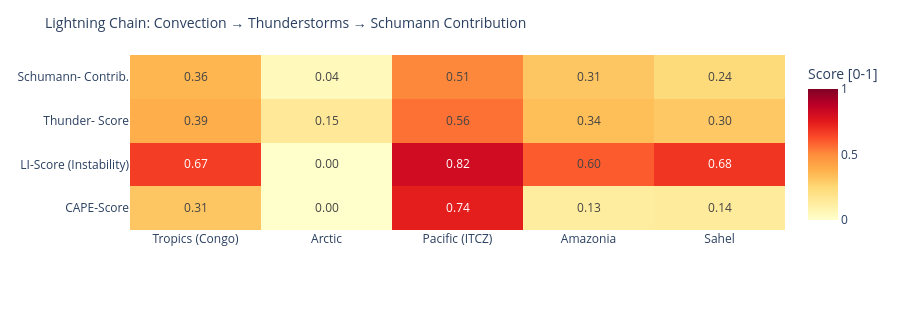

Source (notebook cell):
### Code cell
# ============================================================
# LIGHTNING CHAIN: Convection → Thunderstorms → Schumann
# Shows the causal chain per measurement point as heatmap
# ============================================================

def cape_score(v):
    """CAPE → normalized score [0,1]"""
    if v is None or pd.isna(v): return 0.0
    return min(1.0, float(v) / 3000)

def li_score(v):
    """Lifted Index: negative = unstable → score [0,1]"""
    if v is None or pd.isna(v): return 0.3
    return min(1.0, max(0.0, (-float(v) + 6) / 12))

def cloud_score(v):
    if v is None or pd.isna(v): return 0.3
    return float(v) / 100

def thunder_score(row):
    """Kombinierter Gewitterwahrscheinlichkeits-Score
    CAPE + LI + Bedeckung + WMO-Gewitter + konvektiver Niederschlag (showers)
    Hinweis: X-Ray und Kp sind kein Bestandteil – nur geomagn./solarer Kontext.
    """
    cs = cape_score(row.get('cape'))
    ls = li_score(row.get('li'))
    cl = cloud_score(row.get('cloud'))
    t  = 1.0 if row.get('thunderstorm') else 0.0
    # Convective precipitation (showers) as additional indicator
    sh = min(1.0, (row.get('showers') or 0) / 5.0)
    return round(cs * 0.30 + ls * 0.25 + cl * 0.15 + t * 0.20 + sh * 0.10, 3)

def schumann_contribution(t_score, lat):
    """Schumann contribution: higher in tropics (±30°), scaled by thunderstorm score"""
    lat_weight = max(0.3, 1.0 - abs(lat) / 60)
    return round(t_score * lat_weight, 3)

df_atm['cape_score']   = df_atm.apply(lambda r: cape_score(r['cape']), axis=1)
df_atm['li_score']     = df_atm.apply(lambda r: li_score(r['li']),    axis=1)
df_atm['thunder_score']= df_atm.apply(lambda r: thunder_score(r.to_dict()), axis=1)
df_atm['schumann_contribution'] = df_atm.apply(
    lambda r: schumann_contribution(r['thunder_score'], r['lat']), axis=1)

metrics = ['cape_score', 'li_score', 'thunder_score', 'schumann_contribution']
labels  = ['CAPE-Score', 'LI-Score\n(Instability)', 'Thunder-\nScore', 'Schumann-\nContrib.']
z_data  = [df_atm[m].tolist() for m in metrics]

fig = go.Figure(go.Heatmap(
    z=z_data,
    x=df_atm['point'].tolist(),
    y=labels,
    colorscale='YlOrRd',
    zmin=0, zmax=1,
    text=[[f'{v:.2f}' for v in row] for row in z_data],
    texttemplate='%{text}', textfont=dict(size=12),
    colorbar=dict(title='Score [0-1]')
))
fig.update_layout(
    title=dict(text='Lightning Chain: Convection → Thunderstorms → Schumann Contribution', font=dict(size=14)),
    height=310,
    plot_bgcolor='rgba(0,0,0,0)', paper_bgcolor='rgba(0,0,0,0)',
    margin=dict(l=130, r=80, t=55, b=80)
)
fig.show()

### Figure 1 — Plotly figure (JSON) as saved in the notebook; plotly's stock layout.template omitted (floating-point values rounded to 4 significant figures)
{"data": [{"colorbar": {"title": {"text": "Score [0-1]"}}, "colorscale": [[0.0, "rgb(255,255,204)"], [0.125, "rgb(255,237,160)"], [0.25, "rgb(254,217,118)"], [0.375, "rgb(254,178,76)"], [0.5, "rgb(253,141,60)"], [0.625, "rgb(252,78,42)"], [0.75, "rgb(227,26,28)"], [0.875, "rgb(189,0,38)"], [1.0, "rgb(128,0,38)"]], "text": [["0.31", "0.00", "0.74", "0.13", "0.14"], ["0.67", "0.00", "0.82", "0.60", "0.68"], ["0.39", "0.15", "0.56", "0.34", "0.30"], ["0.36", "0.04", "0.51", "0.31", "0.24"]], "textfont": {"size": 12}, "texttemplate": "%{text}", "type": "heatmap", "x": ["Tropics (Congo)", "Arctic", "Pacific (ITCZ)", "Amazonia", "Sahel"], "y": ["CAPE-Score", "LI-Score\n(Instability)", "Thunder-\nScore", "Schumann-\nContrib."], "z": [[0.31, 0.0, 0.7433, 0.1267, 0.1367], [0.6667, 0.0, 0.8167, 0.6, 0.6833], [0.389, 0.15, 0.556, 0.338, 0.302], [0.363, 0.045, 0.51, 0.31, 0.237]], "zmax": 1, "zmin": 0}], "layout": {"height": 310, "margin": {"b": 80, "l": 130, "r": 80, "t": 55}, "paper_bgcolor": "rgba(0,0,0,0)", "plot_bgcolor": "rgba(0,0,0,0)", "title": {"font": {"size": 14}, "text": "Lightning Chain: Convection → Thunderstorms → Schumann Contribution"}}}
